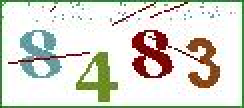
#> input picture 7.验证码处理/JWC/test3.jpg, 122 x 54 px (shown 2 times larger)
$ python test.py   (Python 2 division)
#> lines starting #> are read from the running program, lines starting #| are printed output that depends on the picture; after the words box and inside, x2 and y2 are one past the last pixel; in counts of white or black regions, pixels touching at a corner belong together

import Image
import pytesseract
#from PIL import Image

rep={'$':'8','i':'1'};

def main():
	img=Image.open('test3.jpg')
#> img is the input picture: PIL image 122x54 RGB; mean R, G, B 215.2, 216.1, 206.1
	gray = img.convert('L')
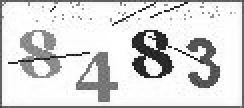
#> gray: PIL image 122x54 L (shown 2 times larger); min 12, max 255, mean 214.8
	gray.save('test_gray.png')
	bw = gray.point(lambda x: 0 if x < 178 else 255, '1')
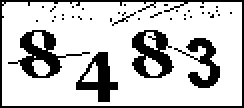
#> bw: PIL image 122x54 1 (shown 2 times larger); 77.4% white; 39 black regions (34 under 20 px), largest, box (x1, y1, x2, y2) and area: (0, 0, 122, 54) 385, (4, 15, 45, 39) 303, (66, 15, 87, 39) 282, (38, 26, 59, 51) 234, (87, 19, 110, 44) 221
	bw.save('test_bw.png')
	text = pytesseract.image_to_string(bw)

	for r in rep:
		text = text.replace(r,rep[r])

	print text

if __name__=='__main__':
	main()
#> (the call stopped at in main, `text = pytesseract.image_to_string(bw)`: pytesseract is not available in this run)

$ run again, with 7.验证码处理/JWC/test1.jpg copied over 7.验证码处理/JWC/test3.jpg
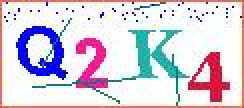
#> input picture 7.验证码处理/JWC/test1.jpg, 122 x 54 px (shown 2 times larger)
#> in main, img is the input picture: PIL image 122x54 RGB; mean R, G, B 216.5, 207.4, 221.4
#> in main, `gray = img.convert('L')`:
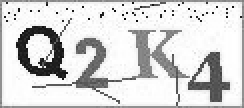
#> gray: PIL image 122x54 L (shown 2 times larger); min 4, max 255, mean 211.7
#> in main, `bw = gray.point(lambda x: 0 if x < 178 else 255, '1')`:
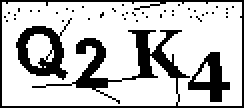
#> bw: PIL image 122x54 1 (shown 2 times larger); 75.7% white; 44 black regions (41 under 20 px), largest, box (x1, y1, x2, y2) and area: (0, 0, 122, 54) 977, (8, 9, 36, 40) 341, (94, 26, 115, 51) 234

$ run again, with 7.验证码处理/JWC/test2.jpg copied over 7.验证码处理/JWC/test3.jpg
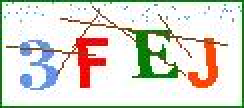
#> input picture 7.验证码处理/JWC/test2.jpg, 122 x 54 px (shown 2 times larger)
#> in main, img is the input picture: PIL image 122x54 RGB; mean R, G, B 217.5, 217.3, 206.4
#> in main, `gray = img.convert('L')`:
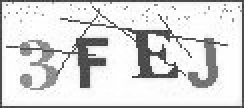
#> gray: PIL image 122x54 L (shown 2 times larger); min 51, max 255, mean 216.1
#> in main, `bw = gray.point(lambda x: 0 if x < 178 else 255, '1')`:
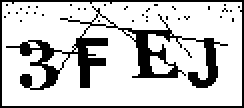
#> bw: PIL image 122x54 1 (shown 2 times larger); 78.5% white; 38 black regions (36 under 20 px), largest, box (x1, y1, x2, y2) and area: (3, 3, 114, 45) 1015, (0, 0, 122, 54) 352
